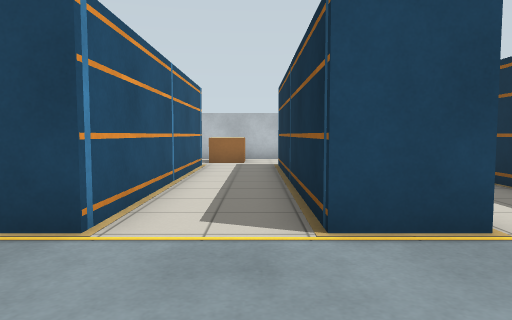
view 1 (above)

23 first-person views from a walk through a world built for the Gazebo simulator. The camera is 0.96 m above the floor, tilts 4° down and sees 70° across. Floor lines are 1 m apart. The floor is counted in squares, 1 m on a side. Each view is taken from the middle of a square. On the plan, view 1 faces up. The plan holds only what a view shows up to about 13 squares ahead; the rest is blank.

view 2
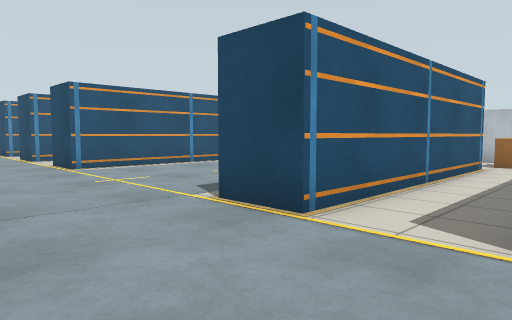

view 3
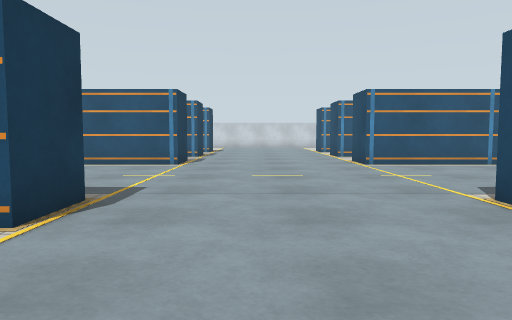

view 4
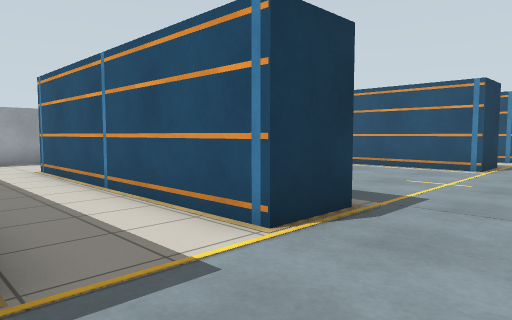

view 5
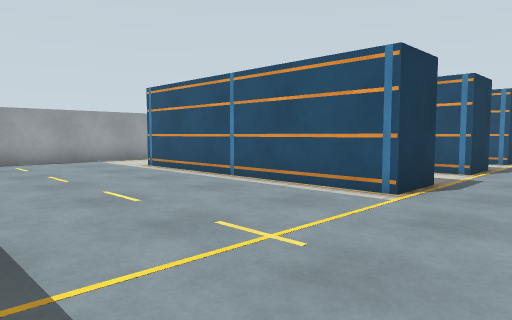

view 6
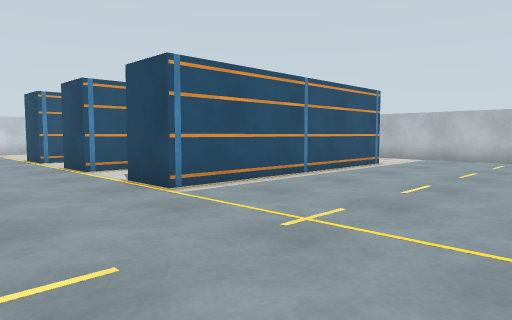

view 7
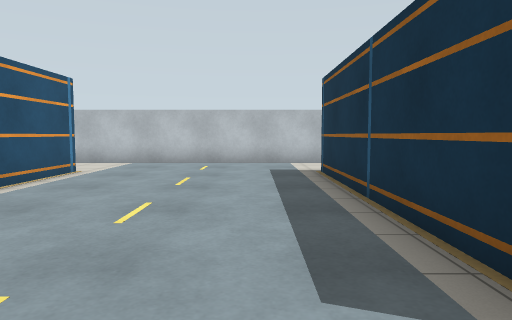

view 8
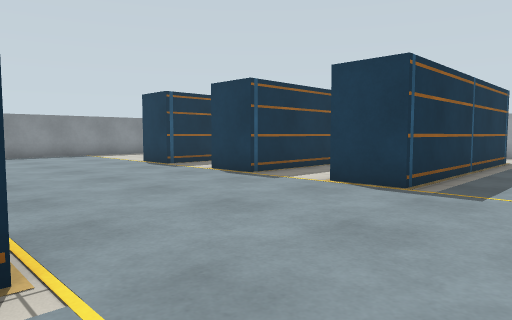

view 9
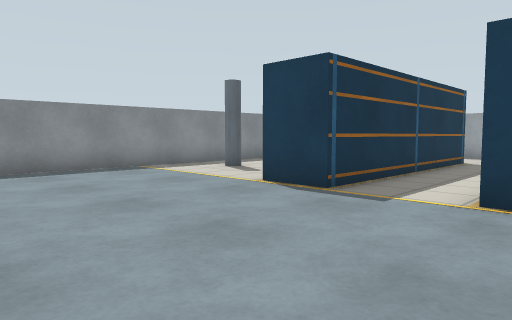

view 10
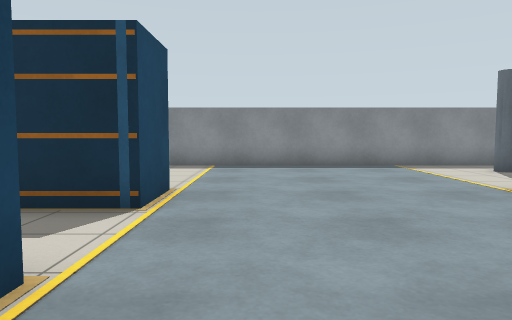

view 11
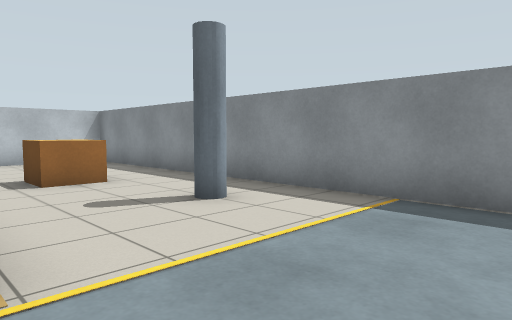

view 12
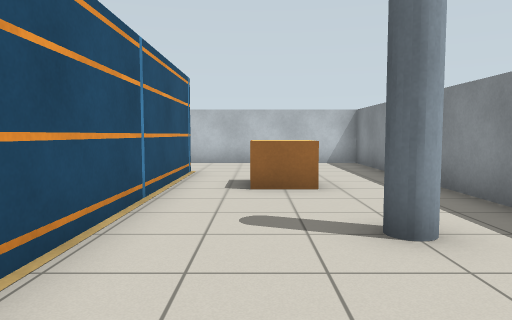

view 13
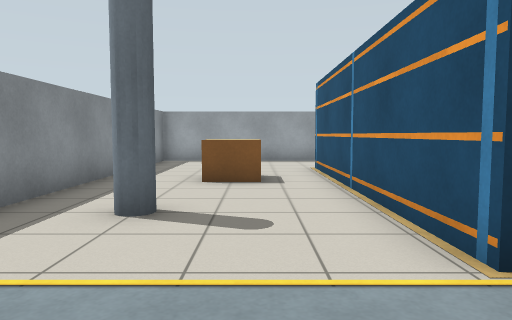

view 14
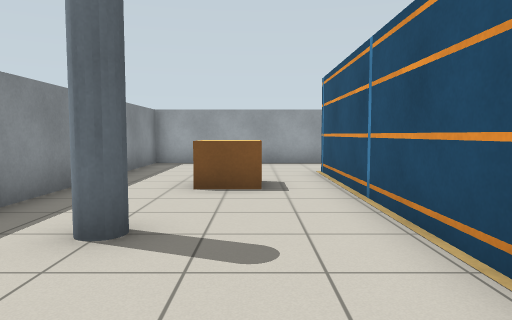

view 15
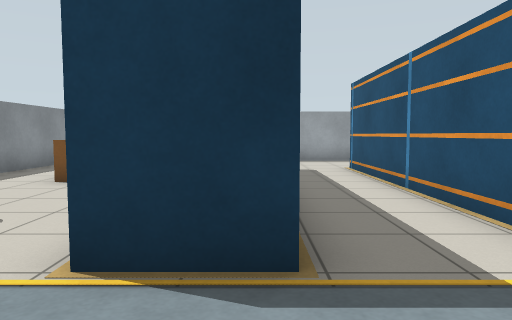

view 16
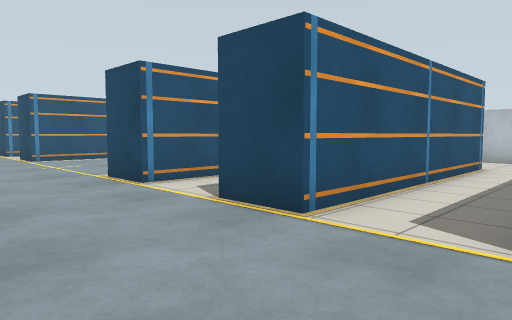

view 17
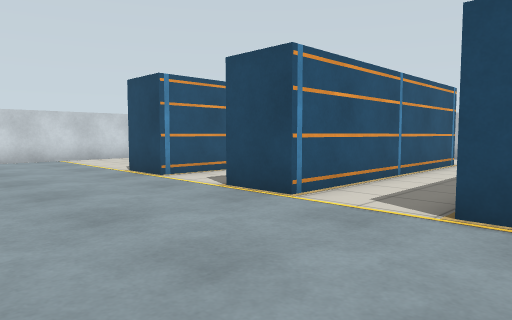

view 18
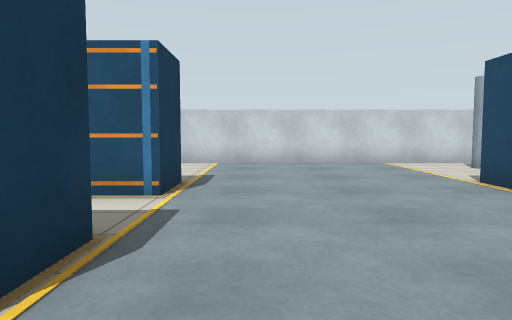

view 19
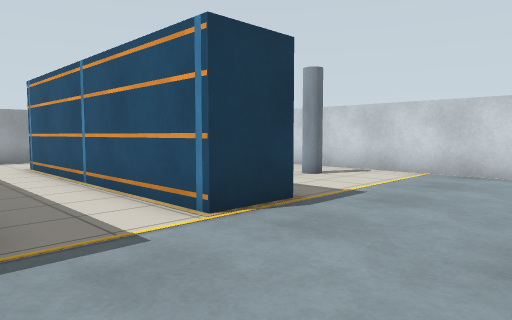

view 20
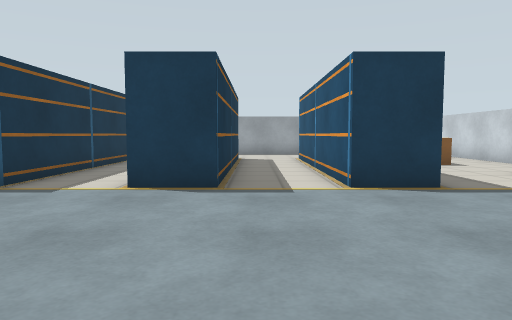

view 21
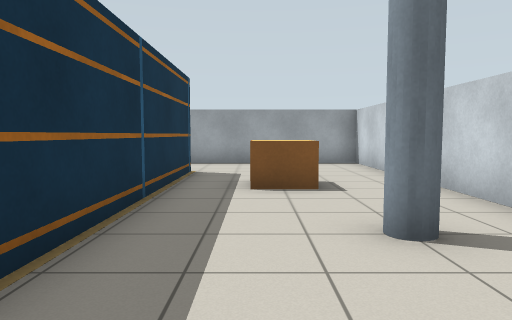

view 22
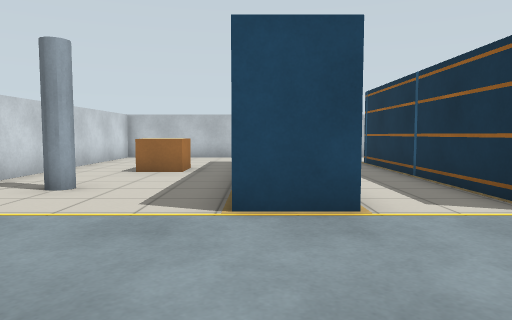

view 23
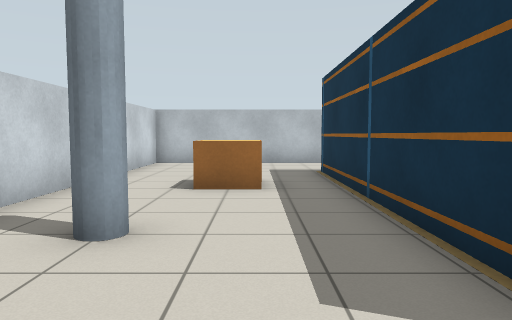

### Floor plan
Key: @ floor where view 1 was taken; # wall or solid block; . floor; P pallet; R rack; I pillar.
Columns run from 25 left of view 1 to 12 right of it. Each row starts with its distance up from view 1.
 15 #######       ##########   #   #######
 14 #.. ...       ..........   .   ......#
 13 #.. ...        .........P. ..  ......#
 12 #.. ...        ..............  ... ..#
 11 #.. ..R   RR   R......RR..RR.  R.. ..#
 10 #.....R  .RR.  R......RR..RR.  R.....#
  9 #..PP.R  .RR.  R......RR..RR.  R.PP..#
  8 #.....R  .RR.  R......RR..RR.. R.....#
  7 #.....R ..RR.. R......RR..RR..RR.....#
  6 #.I...RR..RR.. R......RR..RR.. R..I..#
  5 #.I...RR..RR.. R......RR..RR..RR..I..#
  4 #.....RR..RR..RR......RR..RR..RR.....#
  3 #....................................#
  2 #....................................#
  1 #....................................#
  0 #........................@...........#
 -1 #....................................#
 -2 #....................................#
 -3 #.....RR..RR..RR......RR..RR..RR.....#
 -4 #.I...RR..R ..RR......RR..RR..RR..I..#
 -5 #.I...RR..R ..RR......RR..RR..RR..I..#
 -6 #.....RR..R  .RR......RR..RR..RR.....#
 -7 #.....RR..R  .RR......RR.. R..RR.....#
 -8 #..PP.RR..R  .RR......RR.. R..RR.PP..#
 -9 #.....RR..R   RR.... .RR.  R..RR.....#
-10 #.. ..RR.      R....  RR.  R..RR.. ..#
-11 #.. .....      .....  ...  ....... ..#
-12 #.. .....      .....   ..  ..  ... ..#
-13 #.. ....        ....   ..  ..  ... ..#
-14 ########        ####   ##      #######

Where each view was taken, in squares from view 1:
view 1: 0 up, 0 right, facing up
view 2: 0 up, 1 right, facing up-left
view 3: 0 up, 2 right, facing left
view 4: 0 up, 1 right, facing down-left
view 5: 0 up, 4 left, facing down-left
view 6: 0 up, 4 left, facing up-left
view 7: 2 up, 5 left, facing up
view 8: 4 up, 6 left, facing down-right
view 9: 3 up, 1 right, facing down-right
view 10: 2 up, 0 right, facing right
view 11: 1 up, 6 right, facing up-right
view 12: 2 up, 8 right, facing up
view 13: 0 up, 8 right, facing down
view 14: 1 down, 8 right, facing down
view 15: 0 up, 5 right, facing down
view 16: 0 up, 5 right, facing up-left
view 17: 1 down, 10 left, facing up-left
view 18: 1 down, 12 left, facing left
view 19: 1 up, 15 left, facing down-left
view 20: 4 up, 16 left, facing down
view 21: 1 down, 21 left, facing down
view 22: 1 down, 19 left, facing up
view 23: 2 up, 21 left, facing up
